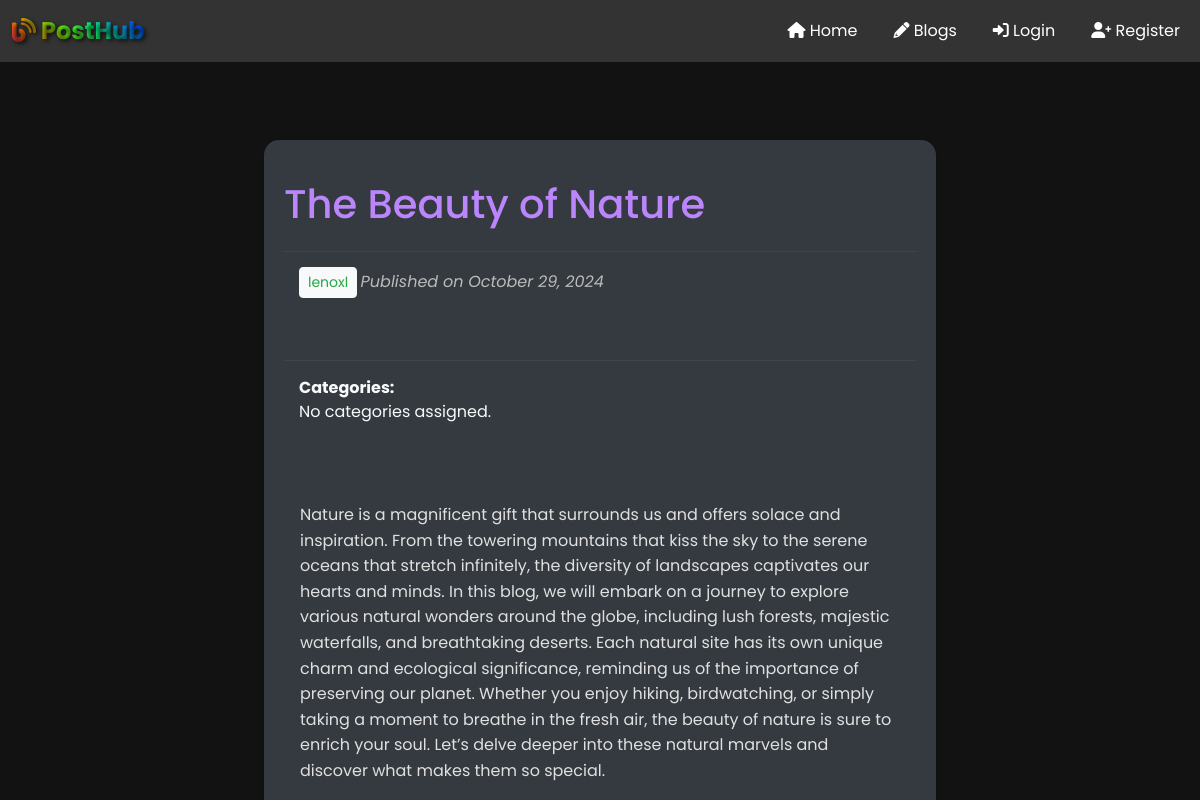
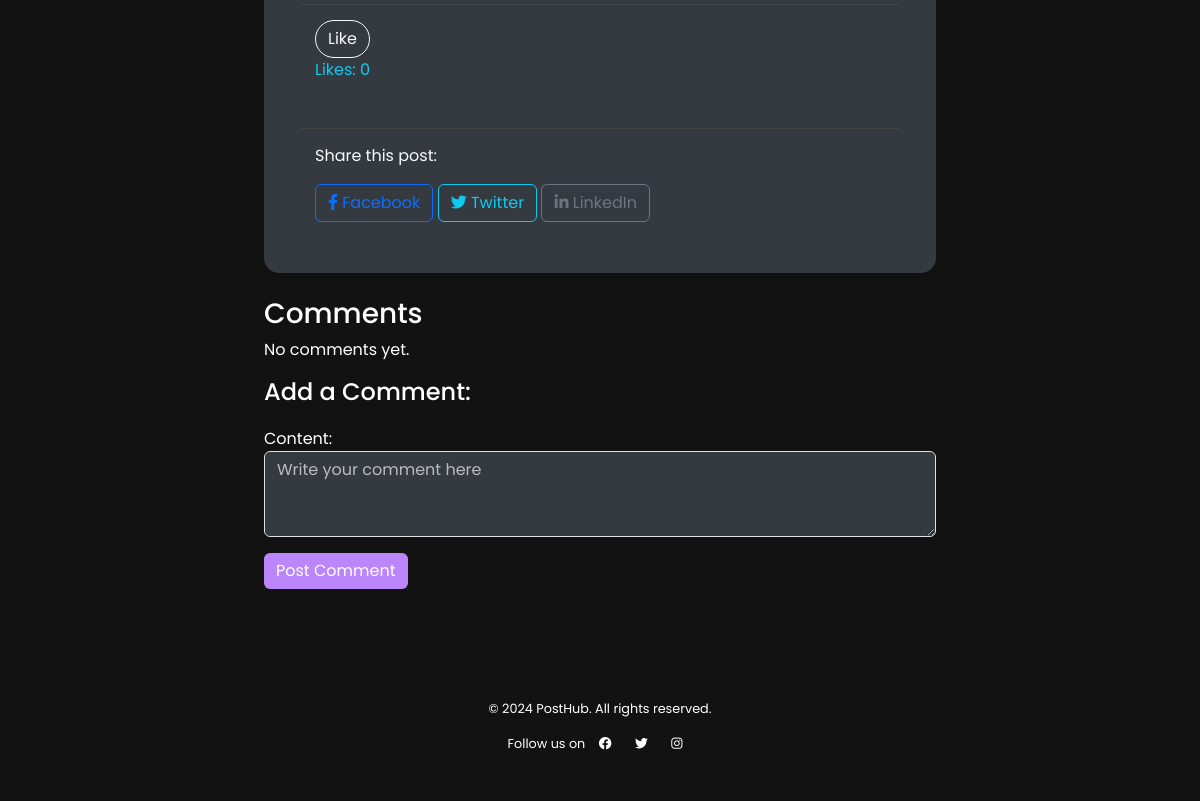
/blog/the-beauty-of-nature/, run on an earlier commit of the app's database (2 pictures, top to bottom).
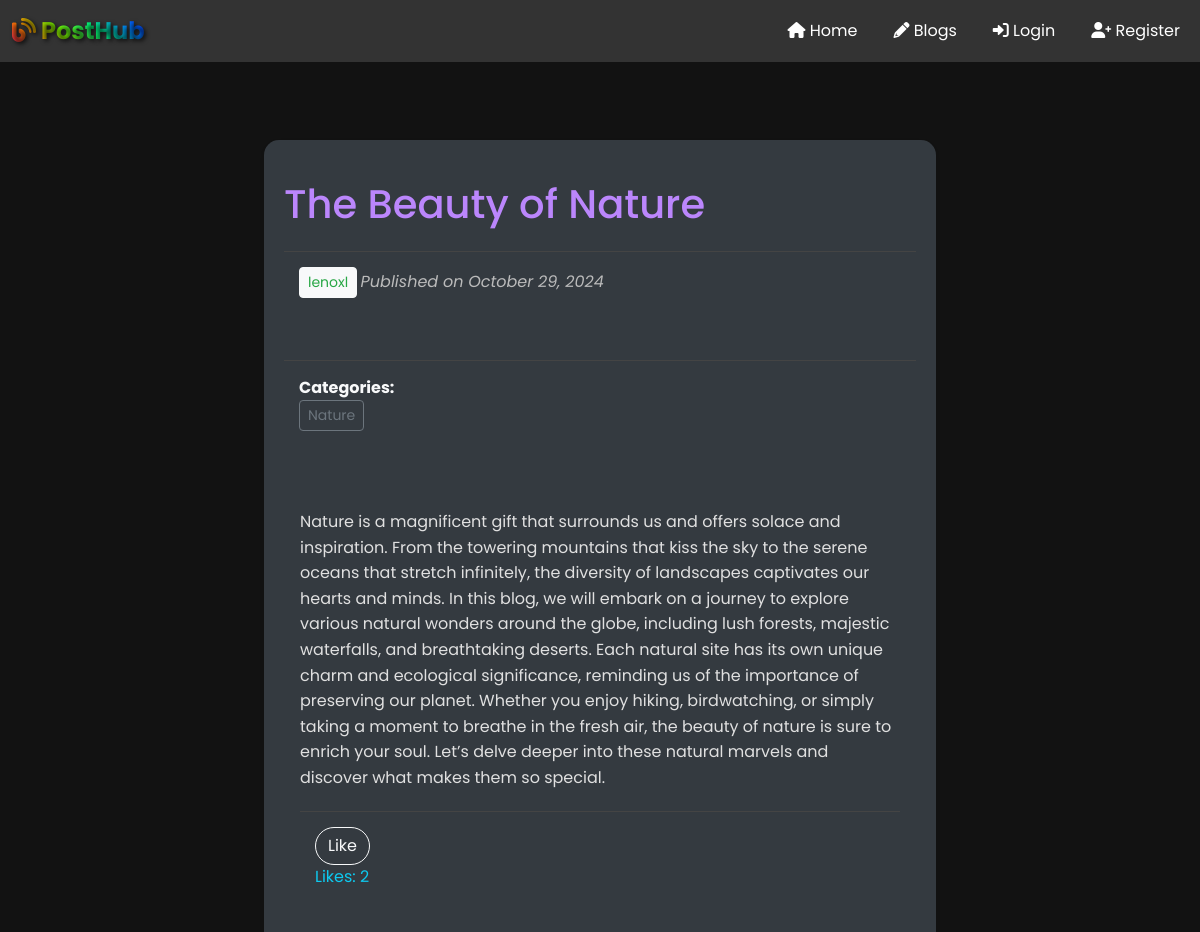
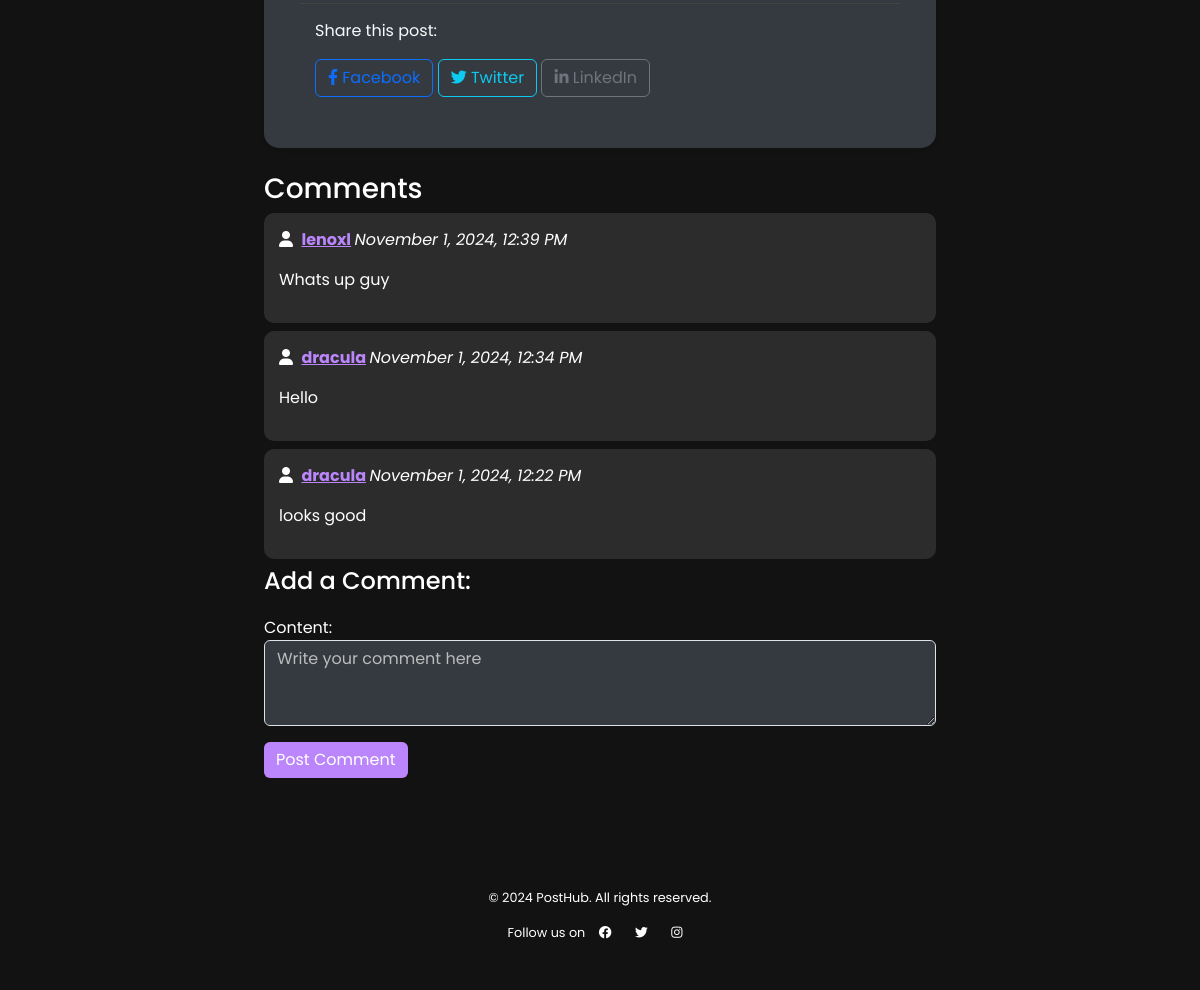
And on a later commit of the database (2 pictures, top to bottom).
### home/models.py (models this page shows, shortened)
class Blog(models.Model):
    title = models.CharField(max_length=200)
    author = models.ForeignKey(User, on_delete=models.CASCADE)  # Link to the user who created the blog
    banner = models.ImageField(upload_to='blog_banners/', null=True, blank=True)  # Optional image upload
    slug = models.SlugField(unique=True, blank=True)  # Unique slug generated from title
    body_content = models.TextField()  # Main content of the blog
    timestamp = models.DateTimeField(auto_now_add=True)  # Automatically set to the time the blog is created
    categories = models.ManyToManyField(Category, related_name='blogs', blank=True)  # Link to categories
    tags = models.ManyToManyField(Tag, related_name='blogs', blank=True)  # Link to tags

class Category(models.Model):
    name = models.CharField(max_length=50)
    slug = models.SlugField(unique=True)

class Comment(models.Model):
    blog = models.ForeignKey(Blog, on_delete=models.CASCADE, related_name='comments')
    author = models.ForeignKey(User, on_delete=models.CASCADE)
    content = models.TextField()
    timestamp = models.DateTimeField(auto_now_add=True)

### home/views.py (the view)
# urls.py: path('blog/<slug:slug>/', views.blog_detail, name='blog_detail'),
def blog_detail(request, slug):
    blog = get_object_or_404(Blog, slug=slug)
    comments = Comment.objects.filter(blog=blog).order_by('-timestamp')
    tags = blog.tags.all()  # Fetching tags associated with the blog
    is_liked = blog.likes.filter(user=request.user).exists() if request.user.is_authenticated else False
    if request.method == 'POST':
        comment_form = CommentForm(request.POST)
        if comment_form.is_valid():
            new_comment = comment_form.save(commit=False)
            new_comment.blog = blog
            new_comment.author = request.user
            new_comment.save()
            messages.success(request, 'Your comment has been posted.')
            return redirect('blog_detail', slug=blog.slug)
    else:
        comment_form = CommentForm()
    return render(request, 'home/blog_detail.html', {
        'blog': blog,
        'comments': comments,
        'comment_form': comment_form,
        'tags': tags,
        'is_liked': is_liked,
    })

### home/forms.py
class CommentForm(forms.ModelForm):
    class Meta:
        model = Comment
        fields = ['content']  # Assuming 'content' is the comment text field in Comment model
        widgets = {
            'content': forms.Textarea(attrs={'class': 'form-control', 'placeholder': 'Write your comment here', 'rows': 3}),
        }

### home/templates/home/blog_detail.html (shortened to what this page needs)
{% extends "layout.html" %}
{% block content %}
<div class="container py-5">
    <div class="row">
        <div class="col-lg-8 mx-auto">
            <div class="card shadow-sm animated-card">
                <h1 class="card-title">{{ blog.title }}</h1>
                <div class="author-section mb-3">
                    <p>
                        <strong>
                            <a href="{% url 'author_profile' blog.author.id %}" class="author-link btn btn-sm btn-light">{{ blog.author.username }}</a>
                        </strong>
                        <em class="published-text">Published on {{ blog.timestamp|date:"F j, Y" }}</em>
                    </p>
                </div>
                <div class="categories-section mb-3">
                    <strong>Categories:</strong>
                    <ul class="list-inline">
                        {% for category in blog.categories.all %}
                            <li class="list-inline-item">
                                <a href="{% url 'category_view' category.slug %}" class="btn btn-outline-secondary btn-sm">{{ category.name }}</a>
                            </li>
                        {% empty %}
                            <li class="list-inline-item">No categories assigned.</li>
                        {% endfor %}
                    </ul>
                </div>
                <div class="card-body">
                    <p class="card-text">{{ blog.body_content|safe }}</p>
                    <div class="likes-section">
                        <button id="like-button" class="btn btn-outline-light" data-blog-id="{{ blog.id }}">
                            {% if is_liked %}Unlike{% else %}Like{% endif %}
                        </button>
                        <p id="total-likes" class="text-info">Likes: {{ blog.likes.count }}</p>
                    </div>
                    <div class="social-share">
                        <p class="text-light">Share this post:</p>
                        <a href="https://www.facebook.com/sharer/sharer.php?u={{ request.build_absolute_uri }}" class="btn btn-outline-primary" target="_blank">
                            <i class="fab fa-facebook-f"></i> Facebook
                        </a>
                        <a href="https://twitter.com/intent/tweet?url={{ request.build_absolute_uri }}&text={{ blog.title }}" class="btn btn-outline-info" target="_blank">
                            <i class="fab fa-twitter"></i> Twitter
                        </a>
                        <a href="https://www.linkedin.com/shareArticle?mini=true&url={{ request.build_absolute_uri }}&title={{ blog.title }}" class="btn btn-outline-secondary" target="_blank">
                            <i class="fab fa-linkedin-in"></i> LinkedIn
                        </a>
                    </div>
                </div>
            </div>
            <div class="comments-section mt-4">
                <h3>Comments</h3>
                <div id="comments">
                    {% for comment in comments %}
                        <div class="comment mb-2">
                            <p>
                                <strong>
                                    <i class="fas fa-user" style="margin-right: 5px;"></i>
                                    <a href="{% url 'author_profile' comment.author.id %}">{{ comment.author.username }}</a>
                                </strong>
                                <em>{{ comment.timestamp|date:"F j, Y, g:i A" }}</em>
                            </p>
                            <p>{{ comment.content }}</p>
                        </div>
                    {% empty %}
                        <p>No comments yet.</p>
                    {% endfor %}
                </div>
                <h4>Add a Comment:</h4>
                <form method="post">
                    {{ comment_form.as_p }}
                    <button type="submit" class="btn btn-primary">Post Comment</button>
                </form>
            </div>
        </div>
    </div>
</div>
{% endblock %}

### templates/layout.html (shortened to what this page needs)
<!DOCTYPE html>
<html lang="en">
  <head>
    <link
      href="https://cdn.jsdelivr.net/npm/bootstrap@5.3.0-alpha3/dist/css/bootstrap.min.css"
      rel="stylesheet"
    />
    <link
      rel="stylesheet"
      href="https://cdnjs.cloudflare.com/ajax/libs/font-awesome/6.0.0-beta3/css/all.min.css"
    />
  </head>
  <body>
<nav class="navbar navbar-expand-lg navbar-dark sticky-top">
  <div class="container-fluid">
    <a class="navbar-brand" href="{% url 'home' %}"><i class="fas fa-blog"></i> PostHub</a>
    <div class="collapse navbar-collapse" id="navbarNav">
      <ul class="navbar-nav ms-auto">
        <li class="nav-item">
          <a class="nav-link" href="{% url 'home' %}"><i class="fas fa-home"></i> Home</a>
        </li>
        <li class="nav-item">
          <a class="nav-link" href="{% url 'blogs' %}"><i class="fas fa-pencil-alt"></i> Blogs</a>
        </li>
        {% if user.is_authenticated %}
          <li class="nav-item">
            <a class="nav-link" href="{% url 'create_blog' %}"><i class="fas fa-plus-circle"></i> Create Blog</a>
          </li>
          <li class="nav-item">
            <a class="nav-link" href="{% url "logout" %}"><i class="fas fa-sign-out-alt"></i> Logout</a>
          </li>
          <li class="nav-item">
            <a class="nav-link" href="{% url "user_profile" %}"><i class="fas fa-user"></i> Account</a>
          </li>
        {% else %}
          <li class="nav-item">
            <a class="nav-link" href="{% url 'login' %}"><i class="fas fa-sign-in-alt"></i> Login</a>
          </li>
          <li class="nav-item">
            <a class="nav-link" href="{% url 'register' %}"><i class="fas fa-user-plus"></i> Register</a>
          </li>
        {% endif %}
      </ul>
    </div>
  </div>
</nav>
    <div class="container">
      {% block content %}{% endblock %}
    </div>
    <footer>
      <div class="container">
        <p>&copy; 2024 PostHub. All rights reserved.</p>
        <p>
          Follow us on
          <a href="#"><i class="fab fa-facebook"></i></a>
          <a href="#"><i class="fab fa-twitter"></i></a>
          <a href="#"><i class="fab fa-instagram"></i></a>
        </p>
      </div>
    </footer>
  </body>
</html>

### templates/layout.html (style rules this page uses)
body { background-color: #121212; color: #ffffff; font-family: "Poppins", sans-serif; }
.navbar { background-color: #333333; }
.navbar-nav .nav-link { color: #ffffff; margin-left: 20px; transition: color 0.3s ease; }
.navbar-brand,.footers { background: linear-gradient( 45deg, #ff007f, #ff7f00, #7fff00, #00ff7f, #007fff, #0000ff ); -webkit-background-clip: text; -webkit-text-fill-color: transparent; font-size: 1.5rem; font-weight: bold; text-shadow: 2px 2px 4px rgba(0, 0, 0, 0.7); }
.container { padding-top: 20px; animation: fadeIn 1.5s ease-in-out; }
footer { background-color: #121212; color: #ffffff; padding: 2px 0; text-align: center; font-size: 0.8rem; position: sticky; bottom: 0; width: 100%; animation: slideUp 2s ease-in-out; }
footer a { color: #ffffff; margin: 0 10px; transition: transform 0.3s, color 0.3s; }
.nav-item { animation: slideIn 1s ease-out; }

### home/templates/home/blog_detail.html (style rules this page uses)
body { background-color: #121212; color: #ffffff; }
.container { padding: 30px; }
.card { background-color: #343a40; border: none; border-radius: 15px; position: relative; overflow: hidden; transition: transform 0.2s, box-shadow 0.3s; box-shadow: 0 0 0 4px transparent; padding: 20px; }
.animated-card { animation: fadeInUp 0.6s ease-in-out; }
.card-title { margin-top: 20px; color: #bb86fc; }
.card-text { line-height: 1.6; color: #e0e0e0; margin-top: 15px; }
.author-section, .likes-section, .social-share, .categories-section { padding: 15px; border-top: 1px solid #444; margin-top: 15px; }
.author-link { color: #28a745; text-decoration: none; transition: color 0.2s; }
.published-text { color: #bbb; }
.categories-section { color: #f8f9fa; }
.btn-outline-light { border-radius: 20px; margin-right: 10px; transition: background-color 0.2s; }
.likes-section { margin-top: 20px; }
.comments-section { margin-top: 40px; }
.comment { background-color: #2c2c2c; border-radius: 10px; padding: 15px; margin-bottom: 15px; }
.comment strong a { color: #bb86fc; }
form { margin-top: 20px; }
.form-control { background-color: #343a40; color: #ffffff; }
.form-control::placeholder { color: #bbb; }
.btn-primary { background-color: #bb86fc; border: none; }

What changed in the data, as far as the page shows it:
computed for Blog "The Beauty of Nature": likes.count "0" → "2"
added Category: name "Nature"
added Comment: author.username "lenoxl", timestamp "November 1, 2024, 12:39 PM", content "Whats up guy"
added Comment: author.username "dracula", timestamp "November 1, 2024, 12:34 PM", content "Hello"
added Comment: author.username "dracula", timestamp "November 1, 2024, 12:22 PM", content "looks good"
Also different on the page:
text no longer shown: "No categories assigned. No comments yet."
